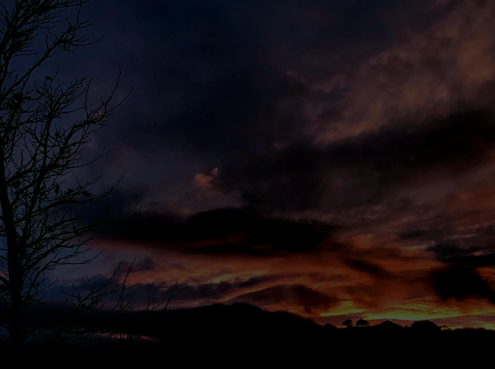
#> input picture darkImg.png, 495 x 369 px
$ python exponent.py
#> lines starting #> are read from the running program, lines starting #| are printed output that depends on the picture
import cv2
import numpy as np

# Open the image.
img = cv2.imread('darkImg.png')
#> img is the input picture: shape (369, 495, 3); mean B, G, R 18.7, 14.8, 21.4
cv2.imshow('original', img)
H = img.shape[0]
#> H = 369
W = img.shape[1]
#> W = 495
print(str(H) + str(W))
#| 369495
# Trying 4 gamma values.
for gamma in [0.1, 0.5, 1.2, 2.2]:

	# Apply gamma correction.
	gamma_corrected = np.array(255*(img / 255) ** gamma, dtype = 'uint8')
	cv2.putText(img=gamma_corrected, text='gamma ' + str(gamma) , org=(200, 40), fontFace=cv2.FONT_HERSHEY_TRIPLEX, fontScale=1, color=(0, 0, 255),thickness=2)
	# Save edited images.
	cv2.imwrite('gamma_transformed'+str(gamma)+'.jpg', gamma_corrected)
#> this loop made 4 passes
#> pass 1, `gamma_corrected = np.array(255*(img / 255) ** gamma, dtype = 'uint8')`:
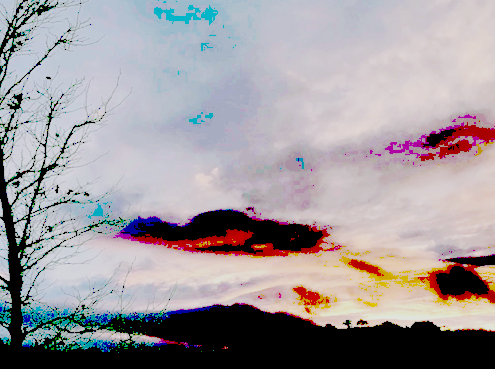
#> gamma_corrected: shape (369, 495, 3); mean B, G, R 156, 152.1, 158.3
#> pass 1, `cv2.imwrite('gamma_transformed'+str(gamma)+'.jpg', gamma_corrected)`:
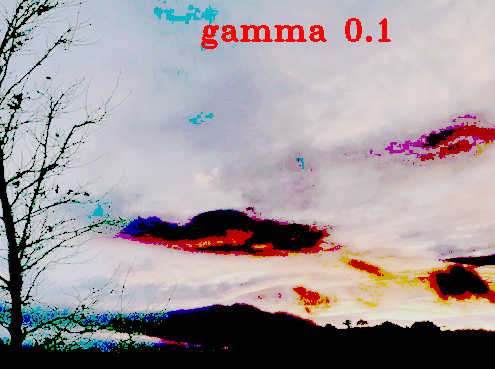
#> saved as gamma_transformed0.1.jpg: shape (369, 495, 3); mean B, G, R 154.2, 150.4, 159
#> pass 2, `gamma_corrected = np.array(255*(img / 255) ** gamma, dtype = 'uint8')`:
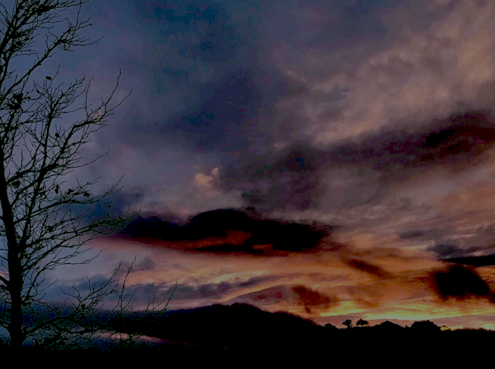
#> gamma_corrected: shape (369, 495, 3); mean B, G, R 58.2, 51.3, 60.6
#> pass 2, `cv2.imwrite('gamma_transformed'+str(gamma)+'.jpg', gamma_corrected)`:
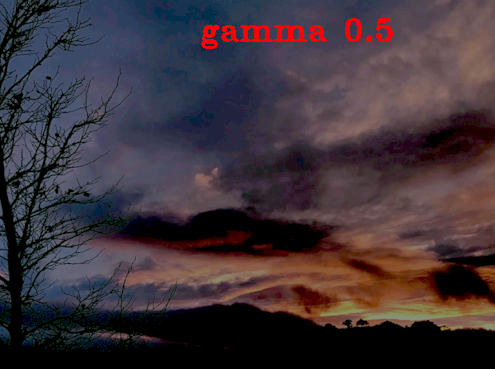
#> saved as gamma_transformed0.5.jpg: shape (369, 495, 3); mean B, G, R 57.4, 50.7, 62.6
#> after the loop:
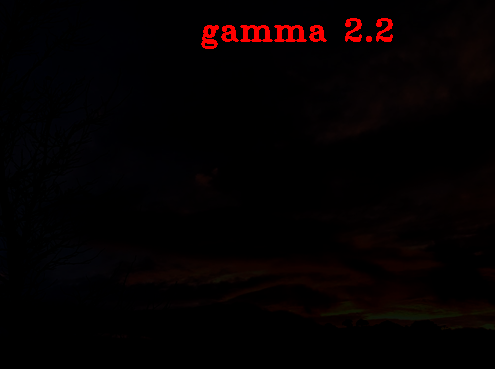
#> gamma_corrected: shape (369, 495, 3); mean B, G, R 1.1, 0.7, 4.7
cv2.waitKey(0)
cv2.destroyAllWindows()

$ run again, with bag.png copied over darkImg.png
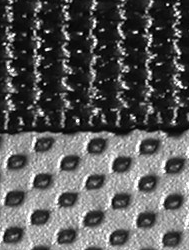
#> input picture bag.png, 189 x 250 px
#> img is the input picture: shape (250, 189, 3); min 0, max 255, mean 89.3
#| 250189
#> the loop `for gamma in [0.1, 0.5, 1.2, 2.2]:` made 4 passes
#> pass 1, `gamma_corrected = np.array(255*(img / 255) ** gamma, dtype = 'uint8')`:
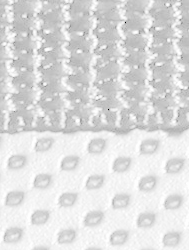
#> gamma_corrected: shape (250, 189, 3); min 0, max 255, mean 221.1
#> after the loop `for gamma in [0.1, 0.5, 1.2, 2.2]:`:
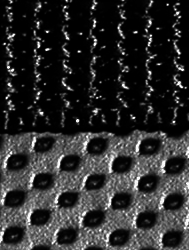
#> gamma_corrected: shape (250, 189, 3); min 0, max 255, mean 44.5

$ run again, with brain.png copied over darkImg.png
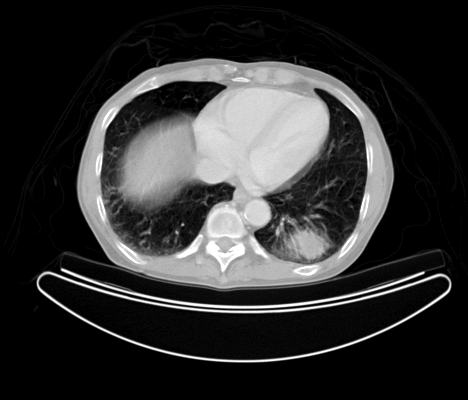
#> input picture brain.png, 468 x 400 px
#> img is the input picture: shape (400, 468, 3); min 0, max 255, mean 49.5
#| 400468
#> the loop `for gamma in [0.1, 0.5, 1.2, 2.2]:` made 4 passes
#> pass 1, `cv2.imwrite('gamma_transformed'+str(gamma)+'.jpg', gamma_corrected)`:
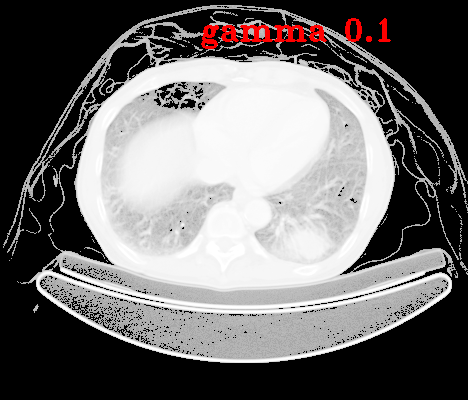
#> saved as gamma_transformed0.1.jpg: shape (400, 468, 3); mean B, G, R 110.4, 110.4, 112.7
#> after the loop `for gamma in [0.1, 0.5, 1.2, 2.2]:`:
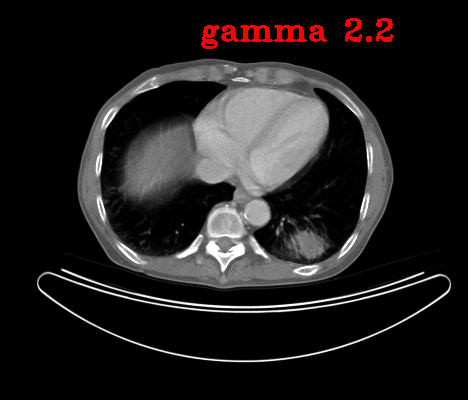
#> gamma_corrected: shape (400, 468, 3); mean B, G, R 30.9, 30.9, 33.4
